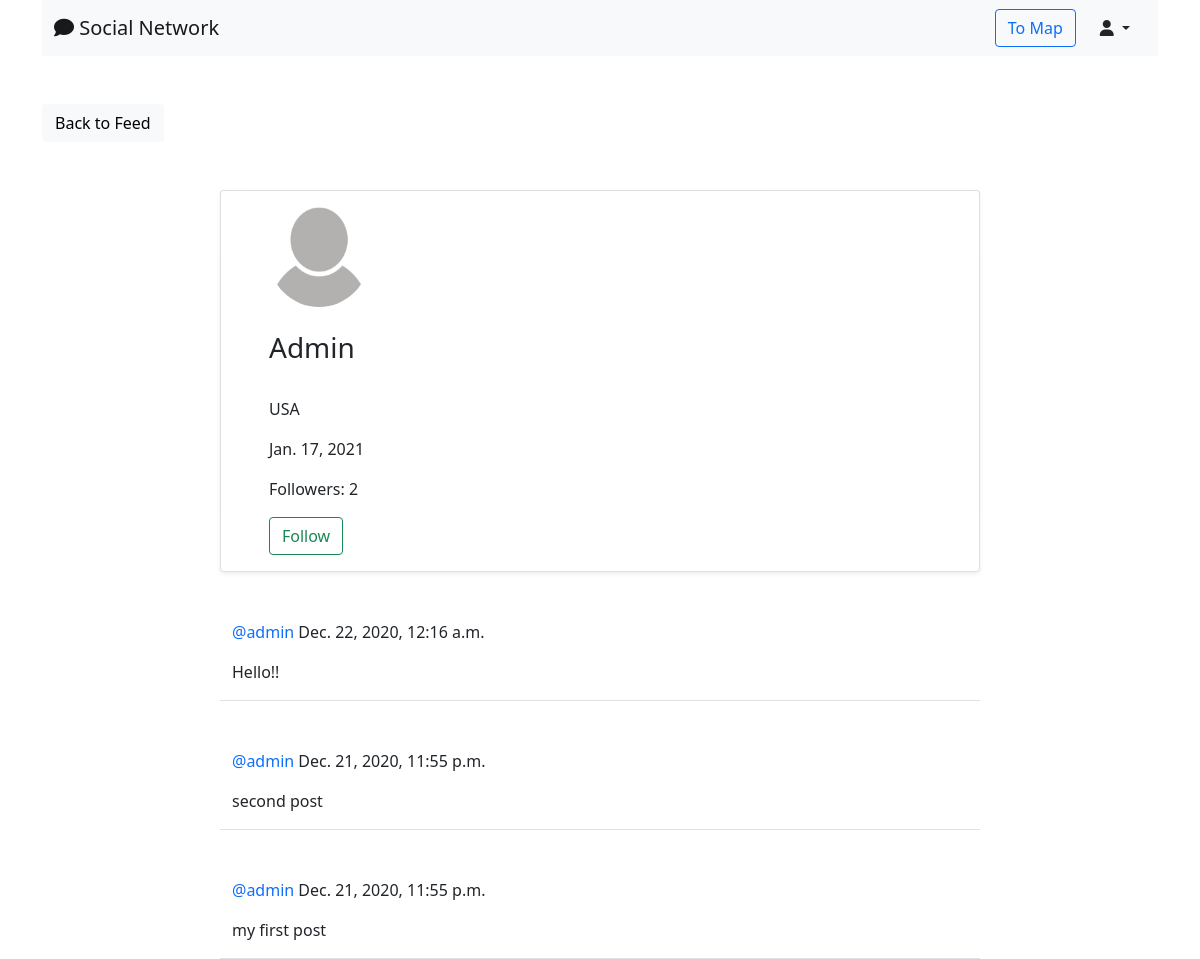
The app's page /social/profile/1/ with its own data.
### social/models.py (models this page shows)
class UserProfile(models.Model):
	user = models.OneToOneField(User, primary_key=True, verbose_name='user', related_name='profile', on_delete=models.CASCADE)
	name = models.CharField(max_length=30, blank=True, null=True)
	bio = models.TextField(max_length=500, blank=True, null=True)
	birth_date=models.DateField(null=True, blank=True)
	location = models.CharField(max_length=100, blank=True, null=True)
	picture = models.ImageField(upload_to='uploads/profile_pictures', default='uploads/profile_pictures/default.png', blank=True)
	followers = models.ManyToManyField(User, blank=True, related_name='followers')

class Post(models.Model):
    body = models.TextField()
    created_on = models.DateTimeField(default=timezone.now)
    author = models.ForeignKey(User, on_delete=models.CASCADE)

### social/views.py (the view)
# urls.py: path('profile/<int:pk>/', ProfileView.as_view(), name='profile'),
class ProfileView(View):
    def get(self, request, pk, *args, **kwargs):
        profile = UserProfile.objects.get(pk=pk)
        user = profile.user
        posts = Post.objects.filter(author=user).order_by('-created_on')
        followers = profile.followers.all()
        if len(followers) == 0:
            is_following = False
        for follower in followers:
            if follower == request.user:
                is_following = True
                break
            else:
                is_following = False
        number_of_followers = len(followers)
        context = {
            'user': user,
            'profile': profile,
            'posts': posts,
            'number_of_followers': number_of_followers,
            'is_following': is_following,
        }
        return render(request, 'social/profile.html', context)

### social/templates/social/profile.html (shortened to what this page needs)
{% extends 'landing/base.html' %}
{% block content %}
<div class="container">
    <div class="row mt-5">
        <div class="col-md-3 col-sm-6">
            <a href="{% url 'post-list' %}" class="btn btn-light">Back to Feed</a>
        </div>
    </div>
    <div class="row justify-content-center mt-5">
        <div class="card shadow-sm col-md-8 col-sm-12 border-bottom px-5 pt-3">
            <img src="{{ profile.picture.url }}" class="rounded-circle" width="100" height="100" />
            {% if profile.name %}
            <h3 class="py-4">{{ profile.name }}
                {% endif %}
            </h3>
            {% if profile.location %}
            <p>{{ profile.location }}</p>
            {% endif %}
            {% if profile.birth_date %}
            <p>{{ profile.birth_date }}</p>
            {% endif %}
            <div class="mb-3">
                <p>Followers: {{ number_of_followers }}</p>
                {% if user == request.user %}
                {% else %}
                {% if is_following %}
                <form method="POST" action="{% url 'remove-follower' profile.pk %}">
                    {% csrf_token %}
                    <button class="btn btn-outline-danger" type="submit">Unfollow</button>
                </form>
                {% else %}
                <form method="POST" action="{% url 'add-follower' profile.pk %}">
                    <button class="btn btn-outline-success" type="submit">Follow</button>
                </form>
                {% endif %}
                {% endif %}
            </div>
        </div>
    </div>
    {% for post in posts %}
    <div class="row justify-content-center mt-5">
        <div class="col-md-8 col-sm-12 border-bottom">
            <p><a style="text-decoration: none" class="text-primary" href="{% url 'profile' post.author.profile.pk %}">@{{ post.author }}</a> {{ post.created_on }}</p>
            <div class="position-relative">
                <p>{{ post.body }}</p>
            </div>
        </div>
    </div>
    {% endfor %}
</div>
{% endblock content %}

### records on screen
UserProfile: picture (placeholder picture), name "Admin", location "USA", birth_date "Jan. 17, 2021"
Post: author "admin", created_on "Dec. 22, 2020, 12:16 a.m.", body "Hello!!"
Post: author "admin", created_on "Dec. 21, 2020, 11:55 p.m.", body "second post"
Post: author "admin", created_on "Dec. 21, 2020, 11:55 p.m.", body "my first post"

### other values on screen
{{ number_of_followers }} "2"
